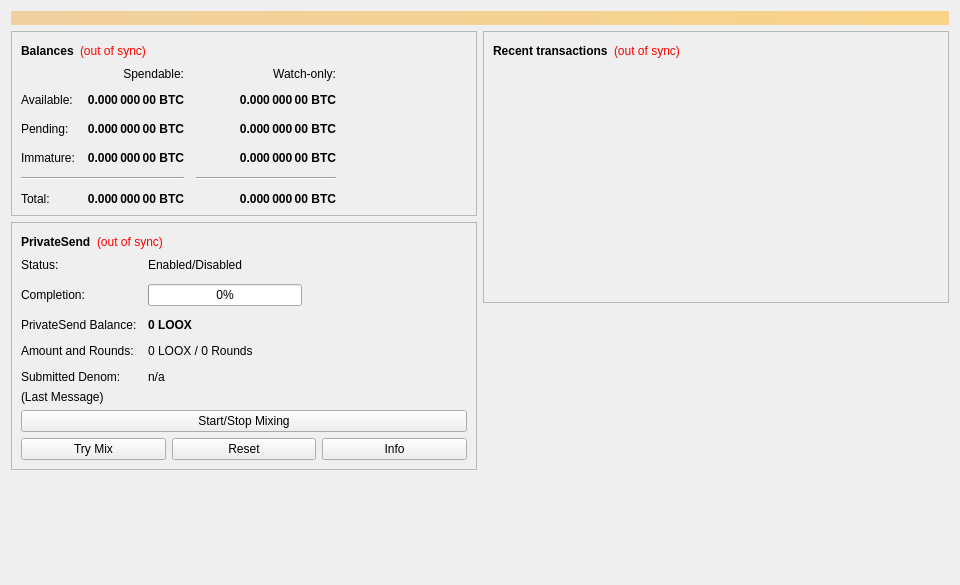
<?xml version="1.0" encoding="UTF-8"?>
<ui version="4.0">
 <class>OverviewPage</class>
 <widget class="QWidget" name="OverviewPage">
  <property name="geometry">
   <rect>
    <x>0</x>
    <y>0</y>
    <width>960</width>
    <height>585</height>
   </rect>
  </property>
  <property name="minimumSize">
   <size>
    <width>960</width>
    <height>0</height>
   </size>
  </property>
  <property name="windowTitle">
   <string>Form</string>
  </property>
  <layout class="QVBoxLayout" name="topLayout">
   <item>
    <widget class="QLabel" name="labelAlerts">
     <property name="visible">
      <bool>false</bool>
     </property>
     <property name="styleSheet">
      <string notr="true">QLabel { background-color: qlineargradient(x1: 0, y1: 0, x2: 1, y2: 0, stop:0 #F0D0A0, stop:1 #F8D488); color:#000000; }</string>
     </property>
     <property name="wordWrap">
      <bool>true</bool>
     </property>
     <property name="margin">
      <number>3</number>
     </property>
     <property name="textInteractionFlags">
      <set>Qt::TextSelectableByMouse</set>
     </property>
    </widget>
   </item>
   <item>
    <layout class="QHBoxLayout" name="horizontalLayout" stretch="1,1">
     <item>
      <layout class="QVBoxLayout" name="verticalLayout_2">
       <item>
        <widget class="QFrame" name="frame">
         <property name="frameShape">
          <enum>QFrame::StyledPanel</enum>
         </property>
         <property name="frameShadow">
          <enum>QFrame::Raised</enum>
         </property>
         <layout class="QVBoxLayout" name="verticalLayout_4">
          <item>
           <layout class="QHBoxLayout" name="horizontalLayout_4">
            <item>
             <widget class="QLabel" name="label_5">
              <property name="font">
               <font>
                <weight>75</weight>
                <bold>true</bold>
               </font>
              </property>
              <property name="text">
               <string>Balances</string>
              </property>
             </widget>
            </item>
            <item>
             <widget class="QLabel" name="labelWalletStatus">
              <property name="toolTip">
               <string>The displayed information may be out of date. Your wallet automatically synchronizes with the SafePe network after a connection is established, but this process has not completed yet.</string>
              </property>
              <property name="styleSheet">
               <string notr="true">QLabel { color: red; }</string>
              </property>
              <property name="text">
               <string notr="true">(out of sync)</string>
              </property>
              <property name="alignment">
               <set>Qt::AlignLeading|Qt::AlignLeft|Qt::AlignVCenter</set>
              </property>
             </widget>
            </item>
            <item>
             <spacer name="horizontalSpacer_3">
              <property name="orientation">
               <enum>Qt::Horizontal</enum>
              </property>
              <property name="sizeHint" stdset="0">
               <size>
                <width>40</width>
                <height>20</height>
               </size>
              </property>
             </spacer>
            </item>
           </layout>
          </item>
          <item>
           <layout class="QGridLayout" name="gridLayout">
            <property name="spacing">
             <number>12</number>
            </property>
            <item row="2" column="2">
             <widget class="QLabel" name="labelWatchPending">
              <property name="font">
               <font>
                <weight>75</weight>
                <bold>true</bold>
               </font>
              </property>
              <property name="cursor">
               <cursorShape>IBeamCursor</cursorShape>
              </property>
              <property name="toolTip">
               <string>Unconfirmed transactions to watch-only addresses</string>
              </property>
              <property name="text">
               <string notr="true">0.000 000 00 BTC</string>
              </property>
              <property name="alignment">
               <set>Qt::AlignRight|Qt::AlignTrailing|Qt::AlignVCenter</set>
              </property>
              <property name="textInteractionFlags">
               <set>Qt::LinksAccessibleByMouse|Qt::TextSelectableByKeyboard|Qt::TextSelectableByMouse</set>
              </property>
             </widget>
            </item>
            <item row="2" column="1">
             <widget class="QLabel" name="labelUnconfirmed">
              <property name="font">
               <font>
                <weight>75</weight>
                <bold>true</bold>
               </font>
              </property>
              <property name="cursor">
               <cursorShape>IBeamCursor</cursorShape>
              </property>
              <property name="toolTip">
               <string>Total of transactions that have yet to be confirmed, and do not yet count toward the spendable balance</string>
              </property>
              <property name="text">
               <string notr="true">0.000 000 00 BTC</string>
              </property>
              <property name="alignment">
               <set>Qt::AlignRight|Qt::AlignTrailing|Qt::AlignVCenter</set>
              </property>
              <property name="textInteractionFlags">
               <set>Qt::LinksAccessibleByMouse|Qt::TextSelectableByKeyboard|Qt::TextSelectableByMouse</set>
              </property>
             </widget>
            </item>
            <item row="3" column="2">
             <widget class="QLabel" name="labelWatchImmature">
              <property name="font">
               <font>
                <weight>75</weight>
                <bold>true</bold>
               </font>
              </property>
              <property name="cursor">
               <cursorShape>IBeamCursor</cursorShape>
              </property>
              <property name="toolTip">
               <string>Mined balance in watch-only addresses that has not yet matured</string>
              </property>
              <property name="text">
               <string notr="true">0.000 000 00 BTC</string>
              </property>
              <property name="alignment">
               <set>Qt::AlignRight|Qt::AlignTrailing|Qt::AlignVCenter</set>
              </property>
              <property name="textInteractionFlags">
               <set>Qt::LinksAccessibleByMouse|Qt::TextSelectableByKeyboard|Qt::TextSelectableByMouse</set>
              </property>
             </widget>
            </item>
            <item row="4" column="0" colspan="2">
             <widget class="Line" name="lineSpendableBalance">
              <property name="orientation">
               <enum>Qt::Horizontal</enum>
              </property>
             </widget>
            </item>
            <item row="4" column="2">
             <widget class="Line" name="lineWatchBalance">
              <property name="sizePolicy">
               <sizepolicy hsizetype="Preferred" vsizetype="Fixed">
                <horstretch>0</horstretch>
                <verstretch>0</verstretch>
               </sizepolicy>
              </property>
              <property name="minimumSize">
               <size>
                <width>140</width>
                <height>0</height>
               </size>
              </property>
              <property name="orientation">
               <enum>Qt::Horizontal</enum>
              </property>
             </widget>
            </item>
            <item row="5" column="0">
             <widget class="QLabel" name="labelTotalText">
              <property name="text">
               <string>Total:</string>
              </property>
             </widget>
            </item>
            <item row="3" column="1">
             <widget class="QLabel" name="labelImmature">
              <property name="font">
               <font>
                <weight>75</weight>
                <bold>true</bold>
               </font>
              </property>
              <property name="cursor">
               <cursorShape>IBeamCursor</cursorShape>
              </property>
              <property name="toolTip">
               <string>Mined balance that has not yet matured</string>
              </property>
              <property name="text">
               <string notr="true">0.000 000 00 BTC</string>
              </property>
              <property name="alignment">
               <set>Qt::AlignRight|Qt::AlignTrailing|Qt::AlignVCenter</set>
              </property>
              <property name="textInteractionFlags">
               <set>Qt::LinksAccessibleByMouse|Qt::TextSelectableByKeyboard|Qt::TextSelectableByMouse</set>
              </property>
             </widget>
            </item>
            <item row="2" column="3">
             <spacer name="horizontalSpacer_2">
              <property name="orientation">
               <enum>Qt::Horizontal</enum>
              </property>
              <property name="sizeHint" stdset="0">
               <size>
                <width>40</width>
                <height>20</height>
               </size>
              </property>
             </spacer>
            </item>
            <item row="3" column="0">
             <widget class="QLabel" name="labelImmatureText">
              <property name="text">
               <string>Immature:</string>
              </property>
             </widget>
            </item>
            <item row="5" column="1">
             <widget class="QLabel" name="labelTotal">
              <property name="font">
               <font>
                <weight>75</weight>
                <bold>true</bold>
               </font>
              </property>
              <property name="cursor">
               <cursorShape>IBeamCursor</cursorShape>
              </property>
              <property name="toolTip">
               <string>Your current total balance</string>
              </property>
              <property name="text">
               <string notr="true">0.000 000 00 BTC</string>
              </property>
              <property name="alignment">
               <set>Qt::AlignRight|Qt::AlignTrailing|Qt::AlignVCenter</set>
              </property>
              <property name="textInteractionFlags">
               <set>Qt::LinksAccessibleByMouse|Qt::TextSelectableByKeyboard|Qt::TextSelectableByMouse</set>
              </property>
             </widget>
            </item>
            <item row="5" column="2">
             <widget class="QLabel" name="labelWatchTotal">
              <property name="font">
               <font>
                <weight>75</weight>
                <bold>true</bold>
               </font>
              </property>
              <property name="cursor">
               <cursorShape>IBeamCursor</cursorShape>
              </property>
              <property name="toolTip">
               <string>Current total balance in watch-only addresses</string>
              </property>
              <property name="text">
               <string notr="true">0.000 000 00 BTC</string>
              </property>
              <property name="alignment">
               <set>Qt::AlignRight|Qt::AlignTrailing|Qt::AlignVCenter</set>
              </property>
              <property name="textInteractionFlags">
               <set>Qt::LinksAccessibleByMouse|Qt::TextSelectableByKeyboard|Qt::TextSelectableByMouse</set>
              </property>
             </widget>
            </item>
            <item row="0" column="2">
             <widget class="QLabel" name="labelWatchonly">
              <property name="text">
               <string>Watch-only:</string>
              </property>
              <property name="alignment">
               <set>Qt::AlignRight|Qt::AlignTrailing|Qt::AlignVCenter</set>
              </property>
             </widget>
            </item>
            <item row="1" column="0">
             <widget class="QLabel" name="labelBalanceText">
              <property name="text">
               <string>Available:</string>
              </property>
             </widget>
            </item>
            <item row="1" column="1">
             <widget class="QLabel" name="labelBalance">
              <property name="font">
               <font>
                <weight>75</weight>
                <bold>true</bold>
               </font>
              </property>
              <property name="cursor">
               <cursorShape>IBeamCursor</cursorShape>
              </property>
              <property name="toolTip">
               <string>Your current spendable balance</string>
              </property>
              <property name="text">
               <string notr="true">0.000 000 00 BTC</string>
              </property>
              <property name="alignment">
               <set>Qt::AlignRight|Qt::AlignTrailing|Qt::AlignVCenter</set>
              </property>
              <property name="textInteractionFlags">
               <set>Qt::LinksAccessibleByMouse|Qt::TextSelectableByKeyboard|Qt::TextSelectableByMouse</set>
              </property>
             </widget>
            </item>
            <item row="1" column="2">
             <widget class="QLabel" name="labelWatchAvailable">
              <property name="font">
               <font>
                <weight>75</weight>
                <bold>true</bold>
               </font>
              </property>
              <property name="cursor">
               <cursorShape>IBeamCursor</cursorShape>
              </property>
              <property name="toolTip">
               <string>Your current balance in watch-only addresses</string>
              </property>
              <property name="text">
               <string notr="true">0.000 000 00 BTC</string>
              </property>
              <property name="alignment">
               <set>Qt::AlignRight|Qt::AlignTrailing|Qt::AlignVCenter</set>
              </property>
              <property name="textInteractionFlags">
               <set>Qt::LinksAccessibleByMouse|Qt::TextSelectableByKeyboard|Qt::TextSelectableByMouse</set>
              </property>
             </widget>
            </item>
            <item row="2" column="0">
             <widget class="QLabel" name="labelPendingText">
              <property name="text">
               <string>Pending:</string>
              </property>
             </widget>
            </item>
            <item row="0" column="1">
             <widget class="QLabel" name="labelSpendable">
              <property name="text">
               <string>Spendable:</string>
              </property>
              <property name="alignment">
               <set>Qt::AlignRight|Qt::AlignTrailing|Qt::AlignVCenter</set>
              </property>
             </widget>
            </item>
           </layout>
          </item>
         </layout>
        </widget>
       </item>
       <item>
        <widget class="QFrame" name="framePrivateSend">
         <property name="layoutDirection">
          <enum>Qt::LeftToRight</enum>
         </property>
         <property name="frameShape">
          <enum>QFrame::StyledPanel</enum>
         </property>
         <property name="frameShadow">
          <enum>QFrame::Raised</enum>
         </property>
         <layout class="QVBoxLayout" name="VerticalLayout_PS1">
          <item>
           <layout class="QHBoxLayout" name="horizontalLayout_5">
            <item>
             <widget class="QLabel" name="labelPrivateSendHeader">
              <property name="font">
               <font>
                <weight>75</weight>
                <bold>true</bold>
               </font>
              </property>
              <property name="text">
               <string>PrivateSend</string>
              </property>
             </widget>
            </item>
            <item>
             <widget class="QLabel" name="labelPrivateSendSyncStatus">
              <property name="toolTip">
               <string>The displayed information may be out of date. Your wallet automatically synchronizes with the SafePe network after a connection is established, but this process has not completed yet.</string>
              </property>
              <property name="styleSheet">
               <string notr="true">QLabel { color: red; }</string>
              </property>
              <property name="text">
               <string notr="true">(out of sync)</string>
              </property>
              <property name="alignment">
               <set>Qt::AlignLeading|Qt::AlignLeft|Qt::AlignVCenter</set>
              </property>
             </widget>
            </item>
            <item>
             <spacer name="horizontalSpacer_4">
              <property name="orientation">
               <enum>Qt::Horizontal</enum>
              </property>
              <property name="sizeHint" stdset="0">
               <size>
                <width>40</width>
                <height>20</height>
               </size>
              </property>
             </spacer>
            </item>
           </layout>
          </item>
          <item>
           <layout class="QFormLayout" name="privateSendFormLayout">
            <property name="fieldGrowthPolicy">
             <enum>QFormLayout::AllNonFixedFieldsGrow</enum>
            </property>
            <property name="horizontalSpacing">
             <number>11</number>
            </property>
            <property name="verticalSpacing">
             <number>12</number>
            </property>
            <item row="0" column="0">
             <widget class="QLabel" name="labelPrivateSendEnabledText">
              <property name="text">
               <string>Status:</string>
              </property>
             </widget>
            </item>
            <item row="0" column="1">
             <widget class="QLabel" name="labelPrivateSendEnabled">
              <property name="text">
               <string>Enabled/Disabled</string>
              </property>
             </widget>
            </item>
            <item row="1" column="0">
             <widget class="QLabel" name="labelCompletitionText">
              <property name="text">
               <string>Completion:</string>
              </property>
             </widget>
            </item>
            <item row="1" column="1">
             <widget class="QProgressBar" name="privateSendProgress">
              <property name="maximumSize">
               <size>
                <width>154</width>
                <height>16777215</height>
               </size>
              </property>
              <property name="value">
               <number>0</number>
              </property>
             </widget>
            </item>
            <item row="2" column="0">
             <widget class="QLabel" name="labelAnonymizedText">
              <property name="text">
               <string>PrivateSend Balance:</string>
              </property>
             </widget>
            </item>
            <item row="2" column="1">
             <widget class="QLabel" name="labelAnonymized">
              <property name="font">
               <font>
                <weight>75</weight>
                <bold>true</bold>
               </font>
              </property>
              <property name="text">
               <string notr="true">0 LOOX</string>
              </property>
             </widget>
            </item>
            <item row="3" column="0">
             <widget class="QLabel" name="labelAmountAndRoundsText">
              <property name="text">
               <string>Amount and Rounds:</string>
              </property>
             </widget>
            </item>
            <item row="3" column="1">
             <widget class="QLabel" name="labelAmountRounds">
              <property name="text">
               <string>0 LOOX / 0 Rounds</string>
              </property>
             </widget>
            </item>
            <item row="4" column="0">
             <widget class="QLabel" name="labelSubmittedDenomText">
              <property name="text">
               <string>Submitted Denom:</string>
              </property>
             </widget>
            </item>
            <item row="4" column="1">
             <widget class="QLabel" name="labelSubmittedDenom">
              <property name="toolTip">
               <string>The denominations you submitted to the Masternode.&lt;br&gt;To mix, other users must submit the exact same denominations.</string>
              </property>
              <property name="text">
               <string>n/a</string>
              </property>
             </widget>
            </item>
           </layout>
          </item>
          <item>
           <layout class="QVBoxLayout" name="VerticalLayout_PS">
            <item>
             <widget class="QLabel" name="labelPrivateSendLastMessage">
              <property name="text">
               <string>(Last Message)</string>
              </property>
              <property name="alignment">
               <set>Qt::AlignLeading|Qt::AlignLeft|Qt::AlignTop</set>
              </property>
              <property name="wordWrap">
               <bool>true</bool>
              </property>
             </widget>
            </item>
            <item>
             <widget class="QPushButton" name="togglePrivateSend">
              <property name="sizePolicy">
               <sizepolicy hsizetype="MinimumExpanding" vsizetype="Fixed">
                <horstretch>0</horstretch>
                <verstretch>0</verstretch>
               </sizepolicy>
              </property>
              <property name="text">
               <string>Start/Stop Mixing</string>
              </property>
             </widget>
            </item>
            <item>
             <layout class="QHBoxLayout" name="horizontalLayout_debugbuttons">
              <item>
               <widget class="QPushButton" name="privateSendAuto">
                <property name="sizePolicy">
                 <sizepolicy hsizetype="MinimumExpanding" vsizetype="Fixed">
                  <horstretch>0</horstretch>
                  <verstretch>0</verstretch>
                 </sizepolicy>
                </property>
                <property name="toolTip">
                 <string>Try to manually submit a PrivateSend request.</string>
                </property>
                <property name="text">
                 <string>Try Mix</string>
                </property>
               </widget>
              </item>
              <item>
               <widget class="QPushButton" name="privateSendReset">
                <property name="sizePolicy">
                 <sizepolicy hsizetype="MinimumExpanding" vsizetype="Fixed">
                  <horstretch>0</horstretch>
                  <verstretch>0</verstretch>
                 </sizepolicy>
                </property>
                <property name="toolTip">
                 <string>Reset the current status of PrivateSend (can interrupt PrivateSend if it's in the process of Mixing, which can cost you money!)</string>
                </property>
                <property name="autoFillBackground">
                 <bool>false</bool>
                </property>
                <property name="text">
                 <string>Reset</string>
                </property>
               </widget>
              </item>
              <item>
               <widget class="QPushButton" name="privateSendInfo">
                <property name="sizePolicy">
                 <sizepolicy hsizetype="MinimumExpanding" vsizetype="Fixed">
                  <horstretch>0</horstretch>
                  <verstretch>0</verstretch>
                 </sizepolicy>
                </property>
                <property name="toolTip">
                 <string>Information about PrivateSend and Mixing</string>
                </property>
                <property name="text">
                 <string>Info</string>
                </property>
               </widget>
              </item>
             </layout>
            </item>
           </layout>
          </item>
         </layout>
        </widget>
       </item>
       <item>
        <spacer name="verticalSpacer">
         <property name="orientation">
          <enum>Qt::Vertical</enum>
         </property>
         <property name="sizeHint" stdset="0">
          <size>
           <width>20</width>
           <height>40</height>
          </size>
         </property>
        </spacer>
       </item>
      </layout>
     </item>
     <item>
      <layout class="QVBoxLayout" name="verticalLayout_3">
       <item>
        <widget class="QFrame" name="frame_2">
         <property name="frameShape">
          <enum>QFrame::StyledPanel</enum>
         </property>
         <property name="frameShadow">
          <enum>QFrame::Raised</enum>
         </property>
         <layout class="QVBoxLayout" name="verticalLayout">
          <item>
           <layout class="QHBoxLayout" name="horizontalLayout_2">
            <item>
             <widget class="QLabel" name="label_4">
              <property name="font">
               <font>
                <weight>75</weight>
                <bold>true</bold>
               </font>
              </property>
              <property name="text">
               <string>Recent transactions</string>
              </property>
             </widget>
            </item>
            <item>
             <widget class="QLabel" name="labelTransactionsStatus">
              <property name="toolTip">
               <string>The displayed information may be out of date. Your wallet automatically synchronizes with the SafePe network after a connection is established, but this process has not completed yet.</string>
              </property>
              <property name="styleSheet">
               <string notr="true">QLabel { color: red; }</string>
              </property>
              <property name="text">
               <string notr="true">(out of sync)</string>
              </property>
              <property name="alignment">
               <set>Qt::AlignLeading|Qt::AlignLeft|Qt::AlignVCenter</set>
              </property>
             </widget>
            </item>
            <item>
             <spacer name="horizontalSpacer">
              <property name="orientation">
               <enum>Qt::Horizontal</enum>
              </property>
              <property name="sizeHint" stdset="0">
               <size>
                <width>40</width>
                <height>20</height>
               </size>
              </property>
             </spacer>
            </item>
           </layout>
          </item>
          <item>
           <widget class="QListView" name="listTransactions">
            <property name="styleSheet">
             <string notr="true">QListView { background: transparent; }</string>
            </property>
            <property name="frameShape">
             <enum>QFrame::NoFrame</enum>
            </property>
            <property name="verticalScrollBarPolicy">
             <enum>Qt::ScrollBarAlwaysOff</enum>
            </property>
            <property name="horizontalScrollBarPolicy">
             <enum>Qt::ScrollBarAlwaysOff</enum>
            </property>
            <property name="selectionMode">
             <enum>QAbstractItemView::NoSelection</enum>
            </property>
           </widget>
          </item>
         </layout>
        </widget>
       </item>
       <item>
        <spacer name="verticalSpacer_2">
         <property name="orientation">
          <enum>Qt::Vertical</enum>
         </property>
         <property name="sizeHint" stdset="0">
          <size>
           <width>20</width>
           <height>40</height>
          </size>
         </property>
        </spacer>
       </item>
      </layout>
     </item>
    </layout>
   </item>
  </layout>
 </widget>
 <resources/>
 <connections/>
</ui>
